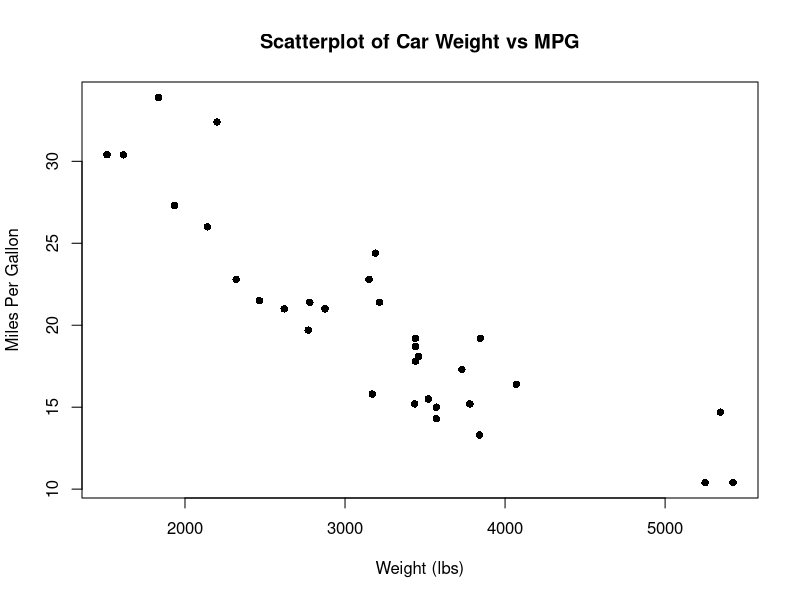
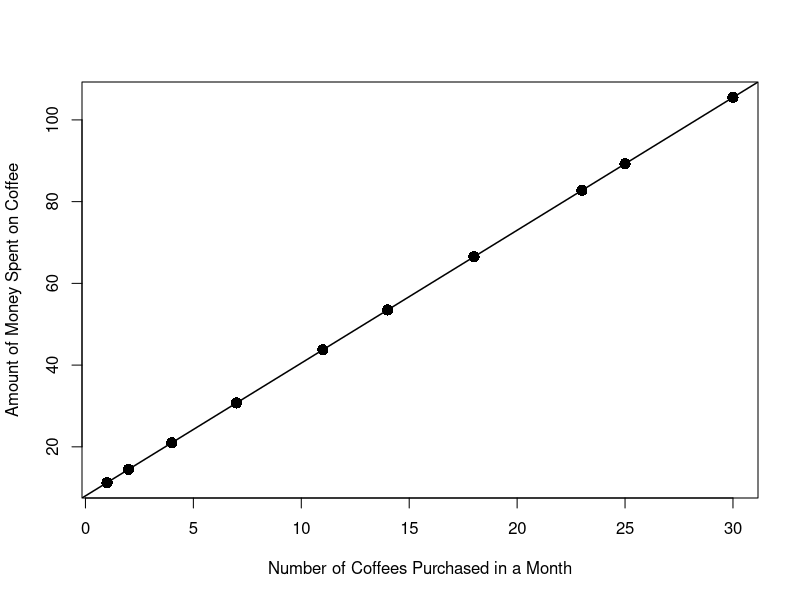
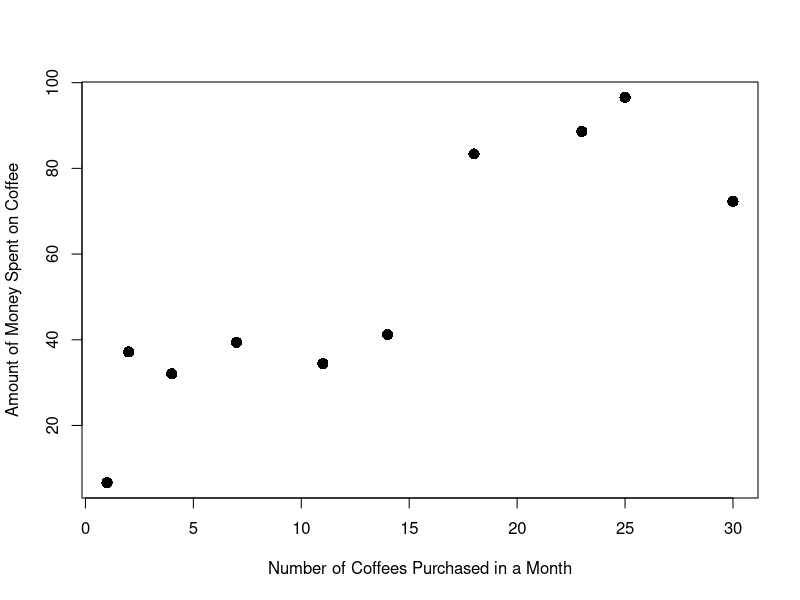
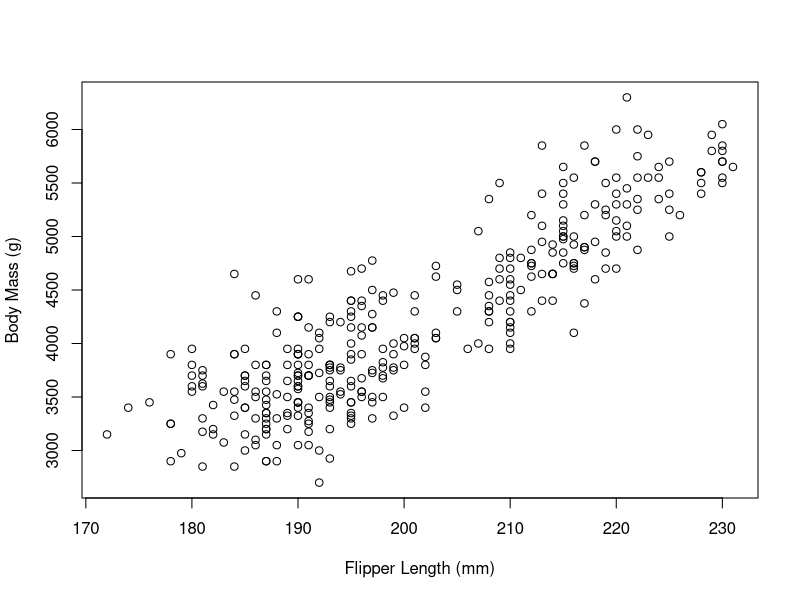
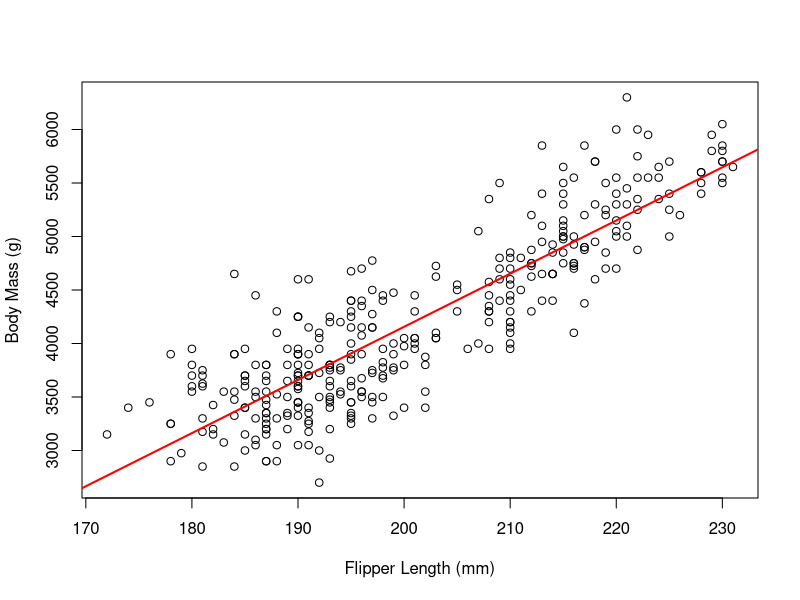

The R source for these figures, in order:
## ---- chunk 1
knitr::opts_chunk$set(echo = FALSE)
## ---- chunk 2
plot(1000*mtcars$wt, mtcars$mpg, pch=16,
     main = "Scatterplot of Car Weight vs MPG",
     xlab="Weight (lbs)", ylab="Miles Per Gallon")
## ---- chunk 3
set.seed(0)
num <- sample(1:30, 10)
price <- 8 + 3.25*num
plot(num,price,xlab="Number of Coffees Purchased in a Month", ylab="Amount of Money Spent on Coffee",
     cex=1.5, pch=16)
abline(a=8,b=3.25,lwd=1.5)
## ---- chunk 4
set.seed(0)
num <- sample(1:30, 10)
price <- 8 + 3.25*num + rnorm(10,0,15)
plot(num,price,xlab="Number of Coffees Purchased in a Month", ylab="Amount of Money Spent on Coffee",
     cex=1.5, pch=16)
## ---- chunk 5
library(palmerpenguins)
#head(penguins)
plot(penguins$flipper_length_mm, penguins$body_mass_g,
     xlab = "Flipper Length (mm)", ylab = "Body Mass (g)")
# lm(penguins$body_mass_g ~ penguins$flipper_length_mm)
## ---- chunk 6
temp <- summary(lm(penguins$body_mass_g ~ penguins$flipper_length_mm))
plot(penguins$flipper_length_mm, penguins$body_mass_g,
     xlab = "Flipper Length (mm)", ylab = "Body Mass (g)")
abline(temp$coefficients[1,1], temp$coefficients[2,1], lwd=2, col="red")
